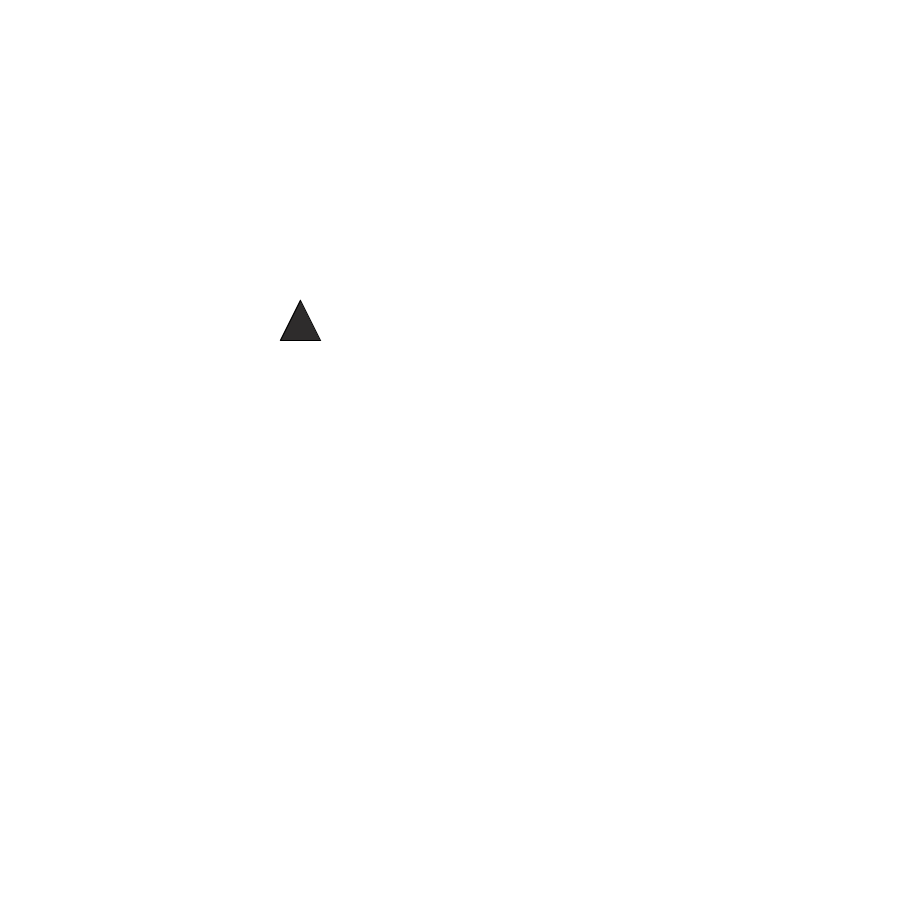
Frame 1 (no input)
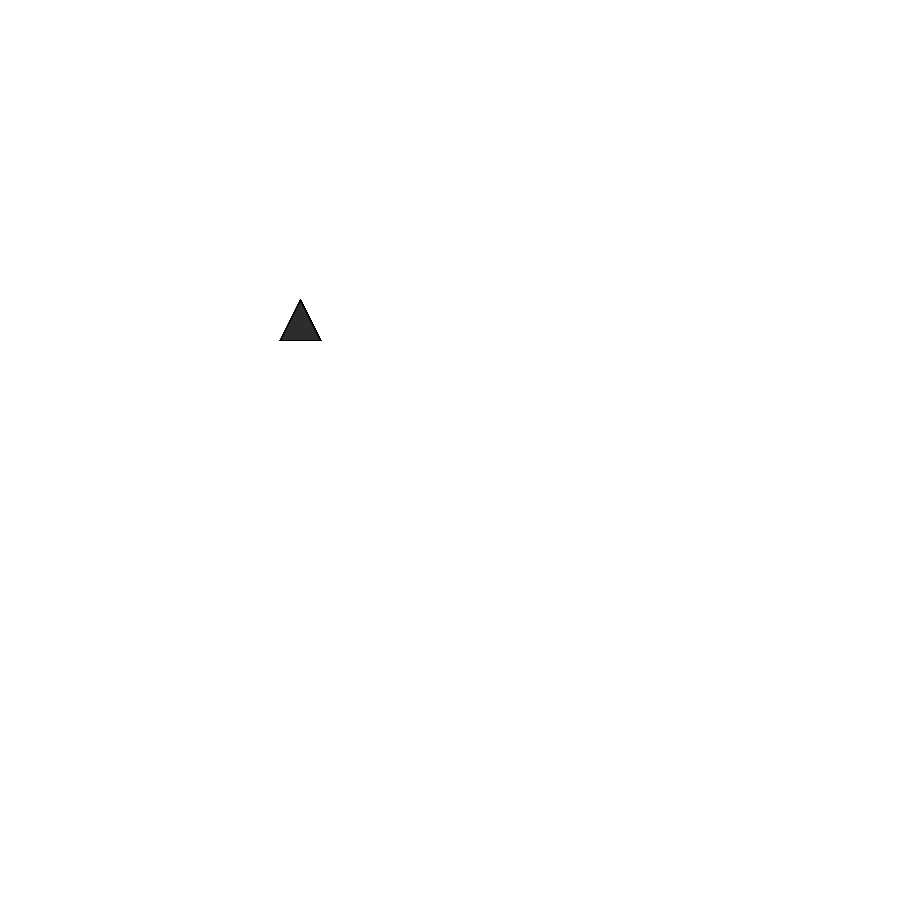
Frame 60 (the mouse pressed at the canvas centre just before this capture)
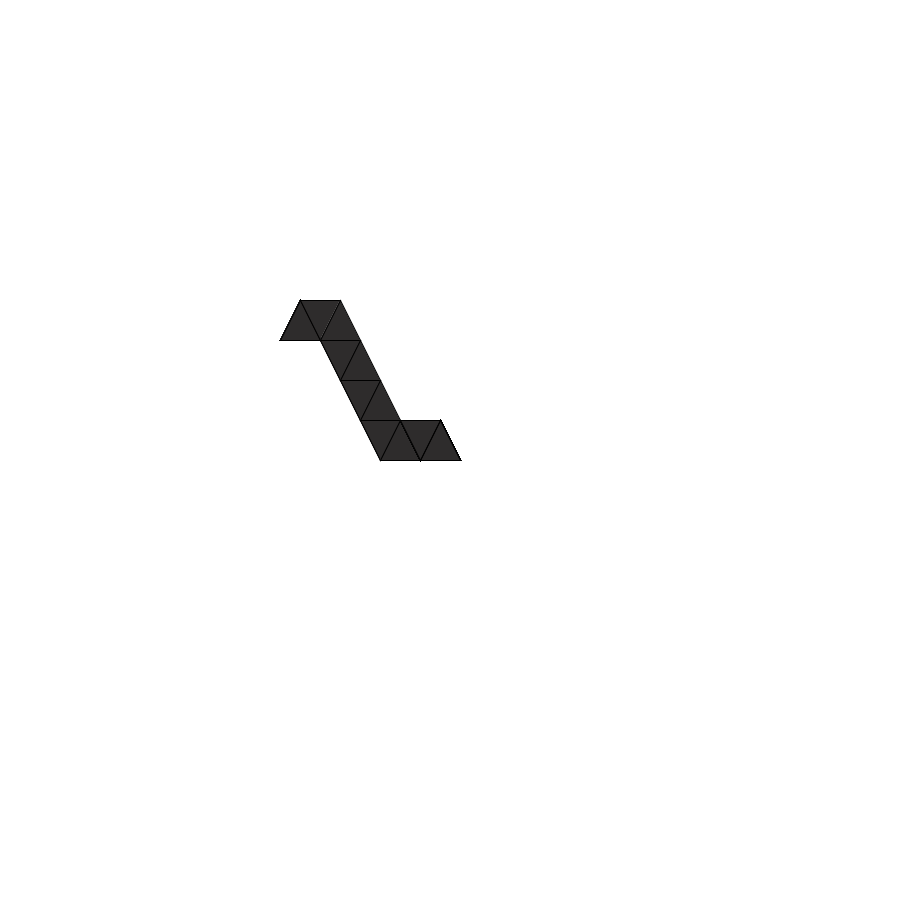
Frame 120 (the mouse held since frame 60 and released just before this capture)

The Processing sketch that drew these frames (run headless with seeded random() and noise(); from frame 60 on, the mouse is pressed at the canvas centre):

// Processing sketch: Hair_V
// ── Hair_V.pde
void setup(){
  size(900,900);
  background(255);

}
void draw(){
  triangle(); 
}

// ── triangle.pde
float a=20,b=40;
float x1=300,y1=300,x2=x1-20,y2=y1+40,x3=x1+20,y3=y1+40;
int shape;

void SH(){
  frameRate(10);
  if(mouseX>x3 && mousePressed){
    x2=x3;
    y2=y3;
    x3+=a;
    y3-=b;
    triangle(x1,y1,x2,y2,x3,y3);
  }
  if(mouseX>x3 && mousePressed){
    x1=x3;
    y1=y3;
    x3+=a;
    y3+=b;
    triangle(x1,y1,x2,y2,x3,y3);
  }
  if(mouseX<x3 && mousePressed){
    x3=x2;
    y3=y2;
    x2-=a;
    y2-=b;
    fill(#2E2C2C);
    triangle(x1,y1,x2,y2,x3,y3);
  } 
  if(mouseX<x3 && mousePressed){
    x1=x2;
    y1=y2;
    x2-=a;
    y2+=b;
    fill(#2E2C2C);
    triangle(x1,y1,x2,y2,x3,y3);
  }  
  if(mouseY>y1+b && mousePressed){
    x1=x3;
    y1=y3;
    x3-=a;
    y3+=b;
    fill(#2E2C2C);
    triangle(x1,y1,x2,y2,x3,y3);
  }
  if(mouseY<y1-b && mousePressed){
    x2=x3;
    y2=y3;
    x3-=a;
    y3-=b;
    fill(#2E2C2C);
    triangle(x1,y1,x2,y2,x3,y3);
  }

  
}

void triangle(){
  fill(#2E2C2C);
  triangle(x1, y1, x2, y2, x3, y3);
  SH();
}
